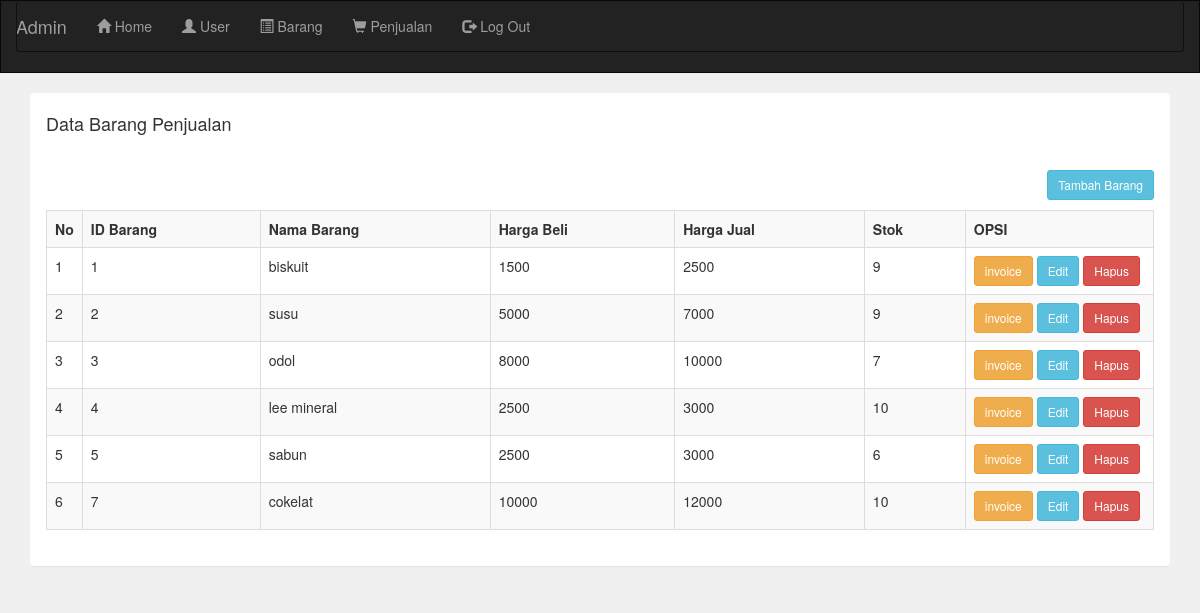
The page /admin/barang.php (signed in) on the database its author committed.
### tables this page shows
CREATE TABLE `barang` (
  `id_barang` int(11) NOT NULL,
  `nama_barang` varchar(225) NOT NULL,
  `harga_beli` int(11) NOT NULL,
  `harga_jual` int(11) NOT NULL,
  `stok` int(11) NOT NULL
);

### admin/barang.php (the view)
<?php
include 'header.php';
?>
<div class="container">
    <div class ="panel">
        <div class="panel-heading">
            <h4>Data Barang Penjualan</h4>
</div>
<div class="panel-body">
    <a href="barang_tambah.php" class="btn btn-sm btn-info pull-right">Tambah Barang</a>
    <br><br>
    <table class="table table-bordered table-striped">
        <tr>
            <th width="1%">No</th>
            <th>ID Barang</th>
            <th>Nama Barang</th>
            <th>Harga Beli</th>
            <th>Harga Jual</th>
            <th>Stok</th>
            <th width="17%">OPSI</th>
</tr>
<?php
include '../koneksi.php';
$data = mysqli_query($koneksi, "SELECT * FROM barang");
$no=1;
while ($d=mysqli_fetch_array($data)){
    ?>
    <tr>
        <td><?php echo $no++; ?></td>
        <td><?php echo $d['id_barang']; ?></td>
        <td><?php echo $d['nama_barang']; ?></td>
        <td><?php echo $d['harga_beli']; ?></td>
        <td><?php echo $d['harga_jual'];?></td>
        <td><?php echo $d['stok'];?></td>
        <td>
            <a href="barang_invoice.php?id=<?php echo $d['id_barang']; ?>" target="_blank" class="btn btn-sm btn-warning">invoice</a>
            <a href="barang_edit.php?id=<?php echo $d['id_barang']; ?>" class="btn btn-sm btn-info">Edit</a>
            <a href="barang_hapus.php?id=<?php echo $d['id_barang']; ?>" class="btn btn-sm btn-danger">Hapus</a>
        </td>
    </tr>
<?php
}
?>
</table>
</div>
</div>

### rows shown on the page
barang: id_barang "1", nama_barang "biskuit", harga_beli "1500", harga_jual "2500", stok "9"
barang: id_barang "2", nama_barang "susu", harga_beli "5000", harga_jual "7000", stok "9"
barang: id_barang "3", nama_barang "odol", harga_beli "8000", harga_jual "10000", stok "7"
barang: id_barang "4", nama_barang "lee mineral", harga_beli "2500", harga_jual "3000", stok "10"
barang: id_barang "5", nama_barang "sabun", harga_beli "2500", harga_jual "3000", stok "6"
barang: id_barang "7", nama_barang "cokelat", harga_beli "10000", harga_jual "12000", stok "10"
